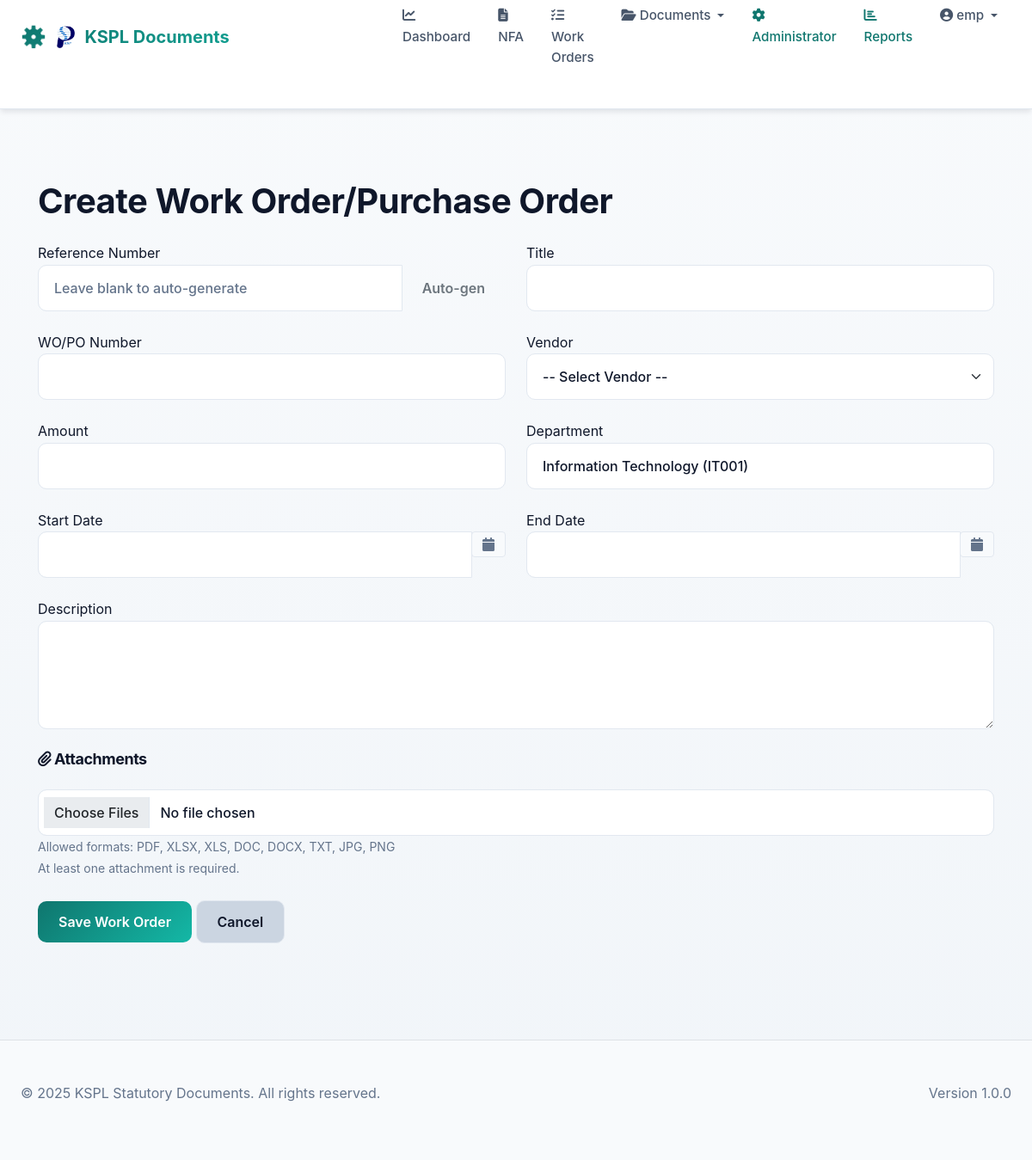
The app's page /work-orders/create (signed in) with its own data.
### models/__init__.py (models this page shows, shortened)
class User(UserMixin, db.Model):
    __tablename__ = 'users'
    id = db.Column(db.Integer, primary_key=True)
    username = db.Column(db.String(120), unique=True, nullable=False)
    email = db.Column(db.String(120), unique=True, nullable=False)
    password_hash = db.Column(db.String(255), nullable=False)
    first_name = db.Column(db.String(120))
    last_name = db.Column(db.String(120))
    department_id = db.Column(db.Integer, db.ForeignKey('departments.id'))
    is_active = db.Column(db.Boolean, default=True)
    created_at = db.Column(db.DateTime, default=datetime.utcnow)
    roles = db.relationship('Role', secondary='user_roles', backref=db.backref('users', lazy='dynamic'))
    department = db.relationship('Department', backref='users')
    def has_role(self, role_name):
        return any(role.name == role_name for role in self.roles)

class Department(db.Model):
    __tablename__ = 'departments'
    id = db.Column(db.Integer, primary_key=True)
    name = db.Column(db.String(255), unique=True, nullable=False)
    code = db.Column(db.String(50), unique=True, nullable=False)
    description = db.Column(db.Text)
    status = db.Column(db.String(50), default='Active')
    created_at = db.Column(db.DateTime, default=datetime.utcnow)
    updated_at = db.Column(db.DateTime, default=datetime.utcnow, onupdate=datetime.utcnow)

### routes/main.py (the view, shortened to what this page needs)
@main_bp.route('/work-orders/create', methods=['GET', 'POST'])
@login_required
def work_order_create():
    if current_user.has_role('hod'):
        flash('Head of Departments can only review and approve documents, not create them.', 'warning')
        return redirect(url_for('main.dashboard'))
    from models import Vendor
    form = WorkOrderForm()
    form.vendor_id.choices = [(0, '-- Select Vendor --')] + [(v.id, f"{v.code} - {v.name}") for v in Vendor.query.filter_by(is_active=True).all()]
    form.department_id.choices = get_department_choices()
    return render_template('pages/work_order_form.html', form=form, title='Create Work Order')

### templates/pages/work_order_form.html (shortened to what this page needs)
{% extends "index.html" %}
{% block content %}
<div class="container mt-4">
    <h1>{{ title }}/Purchase Order</h1>
    <form method="POST" enctype="multipart/form-data" novalidate>
        <div class="row">
            <div class="col-md-6">
                <div class="mb-3">
                    {{ form.reference_number.label }}
                    <div class="input-group">
                        {% if form.reference_number.errors %}
                            {{ form.reference_number(class="form-control is-invalid") }}
                        {% else %}
                            {{ form.reference_number(class="form-control") }}
                        {% endif %}
                        <button class="btn btn-outline-secondary" type="button" id="auto_generate_ref">Auto-gen</button>
                    </div>
                </div>
            </div>
            <div class="col-md-6">
                <div class="mb-3">
                    {{ form.title.label }}
                    {% if form.title.errors %}
                        {{ form.title(class="form-control is-invalid") }}
                        <div class="invalid-feedback">
                            {% for error in form.title.errors %}{{ error }}{% endfor %}
                        </div>
                    {% else %}
                        {{ form.title(class="form-control") }}
                    {% endif %}
                </div>
            </div>
        </div>
        <div class="row">
            <div class="col-md-6">
                <div class="mb-3">
                    {{ form.wo_po_number.label }}
                    {{ form.wo_po_number(class="form-control") }}
                </div>
            </div>
            <div class="col-md-6">
                <div class="mb-3">
                    {{ form.vendor_id.label }}
                    {% if form.vendor_id.errors %}
                        {{ form.vendor_id(class="form-select is-invalid") }}
                        <div class="invalid-feedback">
                            {% for error in form.vendor_id.errors %}{{ error }}{% endfor %}
                        </div>
                    {% else %}
                        {{ form.vendor_id(class="form-select") }}
                    {% endif %}
                </div>
            </div>
        </div>
        <div class="row">
            <div class="col-md-6">
                <div class="mb-3">
                    {{ form.amount.label }}
                    {{ form.amount(class="form-control", type="number", step="0.01") }}
                </div>
            </div>
            <div class="col-md-6">
                <div class="mb-3">
                    {% set is_admin = current_user.roles | selectattr('name', 'equalto', 'admin') | list %}
                    {{ form.department_id.label }}
                    {% if is_admin %}
                        {% if form.department_id.errors %}
                            {{ form.department_id(class="form-control is-invalid") }}
                            <div class="invalid-feedback">
                                {% for error in form.department_id.errors %}{{ error }}{% endfor %}
                            </div>
                        {% else %}
                            {{ form.department_id(class="form-control") }}
                        {% endif %}
                    {% else %}
                        <input type="text" class="form-control" readonly value="{% if current_user.department %}{{ current_user.department.name }} ({{ current_user.department.code }}){% else %}No Department Assigned{% endif %}">
                    {% endif %}
                </div>
            </div>
        </div>
        <div class="row">
            <div class="col-md-6">
                <div class="mb-3">
                    {{ form.start_date.label }}
                    <div class="input-group date" id="start_date_picker" data-target-input="nearest">
                        {{ form.start_date(class="form-control datetimepicker-input", data_target="#start_date_picker") }}
                        <div class="input-group-append" data-target="#start_date_picker" data-toggle="datetimepicker">
                            <div class="input-group-text"><i class="fa fa-calendar"></i></div>
                        </div>
                    </div>
                </div>
            </div>
            <div class="col-md-6">
                <div class="mb-3">
                    {{ form.end_date.label }}
                    <div class="input-group date" id="end_date_picker" data-target-input="nearest">
                        {{ form.end_date(class="form-control datetimepicker-input", data_target="#end_date_picker") }}
                        <div class="input-group-append" data-target="#end_date_picker" data-toggle="datetimepicker">
                            <div class="input-group-text"><i class="fa fa-calendar"></i></div>
                        </div>
                    </div>
                </div>
            </div>
        </div>
        <div class="mb-3">
            {{ form.description.label }}
            {{ form.description(class="form-control", rows="4") }}
        </div>
        <div class="mb-3">
            <h5><i class="fas fa-paperclip"></i> Attachments</h5>
            {% if work_order and work_order.attachments %}
            <div class="mb-3 p-3 bg-light rounded">
                <h6>Existing Attachments:</h6>
                <div class="list-group">
                    {% for attachment in work_order.attachments %}
                    <div class="list-group-item d-flex justify-content-between align-items-center attachment-row" data-attachment-id="{{ attachment.id }}" id="attachment-row-{{ attachment.id }}">
                        <div>
                            <i class="fas fa-file"></i>
                            <a href="{{ url_for('main.download_attachment', attachment_id=attachment.id) }}" target="_blank" class="attachment-link">
                                {{ attachment.filename }}
                            </a>
                            <small class="text-muted ms-2 attachment-date">({{ attachment.uploaded_at.strftime('%d %b %Y') }})</small>
                        </div>
                        <div style="display: flex; gap: 8px;" class="attachment-buttons">
                            <button type="button" class="btn btn-sm btn-primary" onclick="document.getElementById('new_attachment_input_{{ loop.index }}').click();">
                                <i class="fas fa-upload"></i> Upload New
                            </button>
                            <input type="file" id="new_attachment_input_{{ loop.index }}" name="new_attachments" accept=".pdf,.xlsx,.xls,.doc,.docx,.txt,.jpg,.png" style="display: none;" onchange="uploadNewAttachment(this, '{{ work_order.id }}', {{ attachment.id }});" data-attachment-id="{{ attachment.id }}">
                            <button type="button" class="btn btn-sm btn-danger" onclick="deleteAttachment({{ attachment.id }});">
                                <i class="fas fa-trash"></i> Delete
                            </button>
                        </div>
                    </div>
                    {% endfor %}
                </div>
            </div>
            {% else %}
            <div class="mb-3">
                {{ form.attachments(class="form-control") }}
                <small class="form-text text-muted">
                    Allowed formats: PDF, XLSX, XLS, DOC, DOCX, TXT, JPG, PNG<br>
                    At least one attachment is required.
                </small>
            </div>
            {% endif %}
        </div>
        <div class="mb-3">
            {{ form.submit(class="btn btn-primary") }}
            <a href="{{ url_for('main.work_order_list') }}" class="btn btn-secondary">Cancel</a>
        </div>
    </form>
</div>
{% endblock %}

### templates/index.html (shortened to what this page needs)
<!DOCTYPE html>
<html lang="en">
<head>
    <link href="https://cdn.jsdelivr.net/npm/bootstrap@5.1.3/dist/css/bootstrap.min.css" rel="stylesheet">
    <link rel="stylesheet" href="https://cdnjs.cloudflare.com/ajax/libs/font-awesome/6.4.0/css/all.min.css">
    <link rel="stylesheet" href="https://cdnjs.cloudflare.com/ajax/libs/tempusdominus-bootstrap-4/5.39.0/css/tempusdominus-bootstrap-4.min.css" />
    <link rel="stylesheet" href="{{ url_for('static', filename='main.css') }}">
</head>
<body>
    <nav class="navbar navbar-expand-lg navbar-light" style="padding: initial;">
        <div class="container-fluid px-4">
            <a class="navbar-brand d-flex align-items-center" href="{% if current_user.is_authenticated %}{% if current_user.has_role('admin') %}{{ url_for('admin.admin_dashboard') }}{% else %}{{ url_for('main.dashboard') }}{% endif %}{% else %}{{ url_for('auth.login') }}{% endif %}" style="gap: 12px;">
                <img style="max-width: 5%; height: auto;" src="{{ url_for('static', filename='images/ksp-logo.png') }}" alt="KSP Logo" height="40" class="img-fluid">
                <span>KSPL Documents</span>
            </a>
            <div class="collapse navbar-collapse" id="navbarNav">
                <ul class="navbar-nav ms-auto">
                    {% if current_user.is_authenticated %}
                        <li class="nav-item">
                            <a class="nav-link" href="{{ url_for('main.dashboard') }}">
                                <i class="fas fa-chart-line me-1"></i>Dashboard
                            </a>
                        </li>
                        <li class="nav-item">
                            <a class="nav-link" href="{{ url_for('main.nfa_list') }}">
                                <i class="fas fa-file-alt me-1"></i>NFA
                            </a>
                        </li>
                        <li class="nav-item">
                            <a class="nav-link" href="{{ url_for('main.work_order_list') }}">
                                <i class="fas fa-tasks me-1"></i>Work Orders
                            </a>
                        </li>
                        <li class="nav-item dropdown">
                            <a class="nav-link dropdown-toggle" href="#" id="documentsDropdown" role="button" data-bs-toggle="dropdown" aria-expanded="false">
                                <i class="fas fa-folder-open me-1"></i>Documents
                            </a>
                        </li>
                        <li class="nav-item">
                            <a class="nav-link text-primary" href="{{ url_for('admin.admin_dashboard') }}">
                                <i class="fas fa-cog me-1"></i>Administrator
                            </a>
                        </li>
                        <li class="nav-item">
                            <a class="nav-link text-primary" href="{{ url_for('admin.reports') }}">
                                <i class="fas fa-chart-bar me-1"></i>Reports
                            </a>
                        </li>
                        <li class="nav-item dropdown">
                            <a class="nav-link dropdown-toggle" href="#" id="userDropdown" role="button" data-bs-toggle="dropdown" aria-expanded="false">
                                <i class="fas fa-user-circle me-1"></i>{{ current_user.username }}
                            </a>
                        </li>
                    {% else %}
                        <li class="nav-item">
                            <a class="nav-link" href="{{ url_for('auth.login') }}">
                                <i class="fas fa-sign-in-alt me-1"></i>Login
                            </a>
                        </li>
                    {% endif %}
                </ul>
            </div>
        </div>
    </nav>
    <div class="container-fluid">
        {% block content %}{% endblock %}
    </div>
    <footer class="bg-light border-top mt-5 py-4">
        <div class="container-fluid px-4">
            <div class="row">
                <div class="col-md-6">
                    <p class="text-muted mb-0">© 2025 KSPL Statutory Documents. All rights reserved.</p>
                </div>
                <div class="col-md-6 text-md-end">
                    <p class="text-muted mb-0">Version 1.0.0</p>
                </div>
            </div>
        </div>
    </footer>
</body>
</html>

### records on screen
User: username "emp"
Department: department.name "Information Technology (IT001)"

### other values on screen
{{ title }} "Create Work Order"
